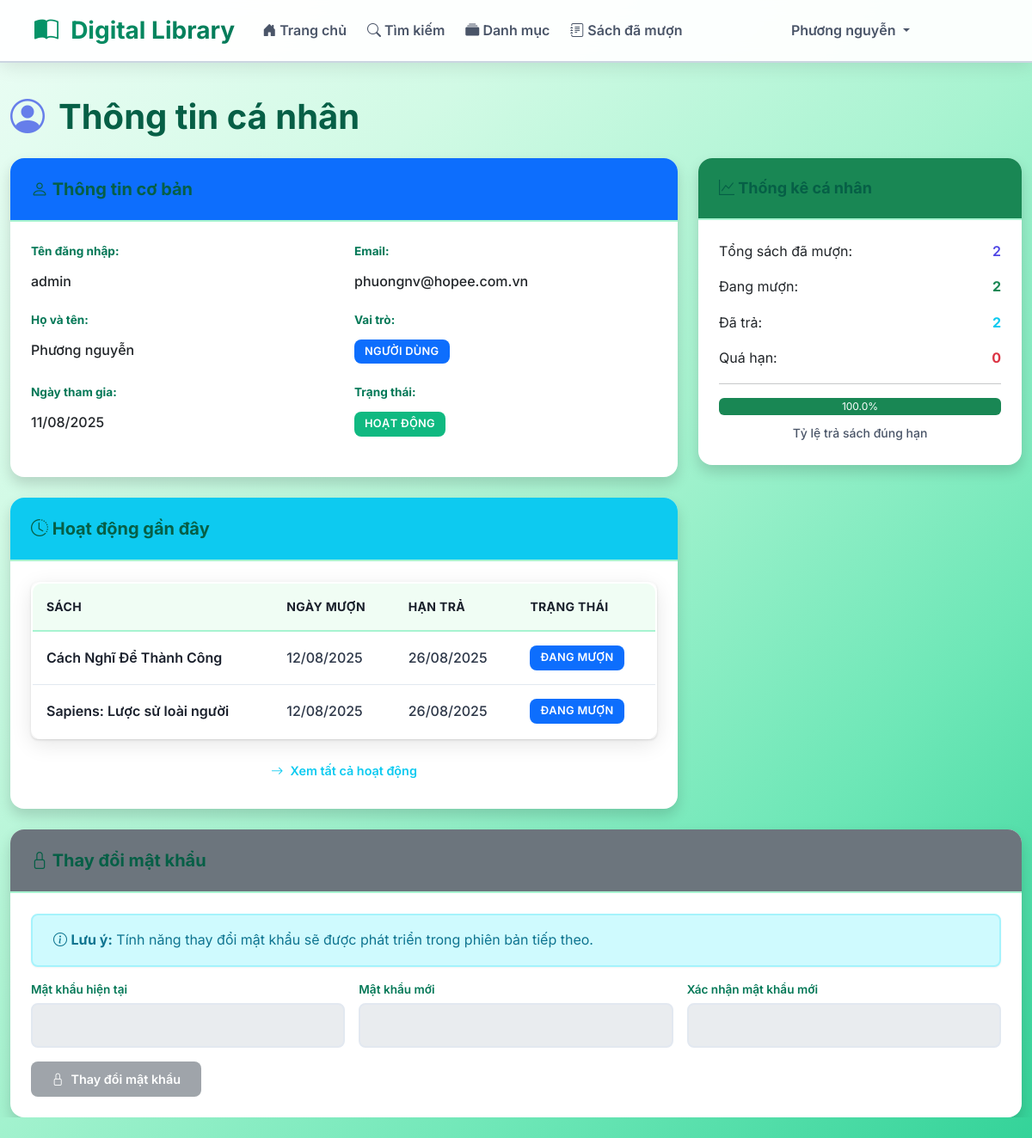
Screenshot of /profile (signed in) with the database file from the repository.
### app/models/user.py (models this page shows, shortened)
class User(UserMixin, db.Model):
    __tablename__ = 'users'
    id = db.Column(db.Integer, primary_key=True)
    username = db.Column(db.String(80), unique=True, nullable=False)
    email = db.Column(db.String(120), unique=True, nullable=False)
    password_hash = db.Column(db.String(255), nullable=False)
    full_name = db.Column(db.String(100), nullable=False)
    role = db.Column(db.String(20), default='user')
    is_active = db.Column(db.Boolean, default=True)
    created_at = db.Column(db.DateTime, default=datetime.utcnow)
    loans = db.relationship('Loan', back_populates='user')
    def is_admin(self):
        return self.role == 'admin'
    def is_librarian(self):
        return self.role in ['admin', 'librarian']

### app/models/loan.py (models this page shows, shortened)
class Loan(db.Model):
    __tablename__ = 'loans'
    id = db.Column(db.Integer, primary_key=True)
    user_id = db.Column(db.Integer, db.ForeignKey('users.id'), nullable=False)
    book_id = db.Column(db.Integer, db.ForeignKey('books.id'), nullable=False)
    loan_date = db.Column(db.DateTime, default=datetime.utcnow, nullable=False)
    due_date = db.Column(db.DateTime, nullable=False)
    return_date = db.Column(db.DateTime)
    status = db.Column(db.String(20), default='borrowed')  # borrowed, returned, overdue
    user = db.relationship('User', back_populates='loans')
    book = db.relationship('Book', back_populates='loans')

### app/models/book.py (models this page shows, shortened)
class Book(db.Model):
    __tablename__ = 'books'
    id = db.Column(db.Integer, primary_key=True)
    isbn = db.Column(db.String(20), unique=True, nullable=False)
    title = db.Column(db.String(200), nullable=False)
    author = db.Column(db.String(100), nullable=False)
    publisher = db.Column(db.String(100))
    publication_year = db.Column(db.Integer)
    category = db.Column(db.String(50))
    description = db.Column(db.Text)
    total_copies = db.Column(db.Integer, default=1)
    available_copies = db.Column(db.Integer, default=1)  # Giữ lại để tương thích
    location = db.Column(db.String(100))
    is_active = db.Column(db.Boolean, default=True)
    created_at = db.Column(db.DateTime, default=datetime.utcnow)
    loans = db.relationship('Loan', back_populates='book')

### app/routes/auth.py (the view)
@auth_bp.route('/profile')
@login_required
def profile():
    from app.models.loan import Loan
    from datetime import datetime
    overdue_count = Loan.query.filter(
        Loan.user_id == current_user.id,
        Loan.status == 'borrowed',
        Loan.due_date < datetime.now()
    ).count()
    return render_template('auth/profile.html', overdue_count=overdue_count)

### app/models/user.py (called while the page is built)
@login_manager.user_loader
def load_user(user_id):
    return User.query.get(int(user_id))

### app/templates/auth/profile.html (shortened to what this page needs)
{% extends "base.html" %}
{% block content %}
<div class="row">
    <div class="col-12">
        <h1 class="h2 mb-4 search-page-title">
            <i class="bi bi-person-circle"></i> Thông tin cá nhân
        </h1>
    </div>
</div>
<div class="row">
    <div class="col-lg-8">
        <div class="card shadow mb-4">
            <div class="card-header bg-primary text-white">
                <h5 class="mb-0">
                    <i class="bi bi-person"></i> Thông tin cơ bản
                </h5>
            </div>
            <div class="card-body">
                <div class="row">
                    <div class="col-md-6 mb-3">
                        <label class="form-label fw-bold">Tên đăng nhập:</label>
                        <p class="form-control-plaintext">{{ current_user.username }}</p>
                    </div>
                    <div class="col-md-6 mb-3">
                        <label class="form-label fw-bold">Email:</label>
                        <p class="form-control-plaintext">{{ current_user.email }}</p>
                    </div>
                </div>
                <div class="row">
                    <div class="col-md-6 mb-3">
                        <label class="form-label fw-bold">Họ và tên:</label>
                        <p class="form-control-plaintext">{{ current_user.full_name }}</p>
                    </div>
                    <div class="col-md-6 mb-3">
                        <label class="form-label fw-bold">Vai trò:</label>
                        <p class="form-control-plaintext">
                            {% if current_user.role == 'admin' %}
                                <span class="badge bg-danger">Quản trị viên</span>
                            {% elif current_user.role == 'librarian' %}
                                <span class="badge bg-warning">Thủ thư</span>
                            {% else %}
                                <span class="badge bg-primary">Người dùng</span>
                            {% endif %}
                        </p>
                    </div>
                </div>
                <div class="row">
                    <div class="col-md-6 mb-3">
                        <label class="form-label fw-bold">Ngày tham gia:</label>
                        <p class="form-control-plaintext">{{ current_user.created_at.strftime('%d/%m/%Y') if current_user.created_at else 'N/A' }}</p>
                    </div>
                    <div class="col-md-6 mb-3">
                        <label class="form-label fw-bold">Trạng thái:</label>
                        <p class="form-control-plaintext">
                            {% if current_user.is_active %}
                                <span class="badge bg-success">Hoạt động</span>
                            {% else %}
                                <span class="badge bg-danger">Vô hiệu hóa</span>
                            {% endif %}
                        </p>
                    </div>
                </div>
            </div>
        </div>
        <div class="card shadow">
            <div class="card-header bg-info text-white">
                <h5 class="mb-0">
                    <i class="bi bi-clock-history"></i> Hoạt động gần đây
                </h5>
            </div>
            <div class="card-body">
                {% if current_user.loans %}
                    {% set recent_loans = current_user.loans|sort(attribute='loan_date', reverse=true) %}
                    <div class="table-responsive">
                        <table class="table table-hover">
                            <thead>
                                <tr>
                                    <th>Sách</th>
                                    <th>Ngày mượn</th>
                                    <th>Hạn trả</th>
                                    <th>Trạng thái</th>
                                </tr>
                            </thead>
                            <tbody>
                                {% for loan in recent_loans[:5] %}
                                <tr>
                                    <td>
                                        <a href="{{ url_for('books.book_detail', book_id=loan.book.id) }}" class="text-decoration-none">
                                            {{ loan.book.title }}
                                        </a>
                                    </td>
                                    <td>{{ loan.loan_date.strftime('%d/%m/%Y') if loan.loan_date else 'N/A' }}</td>
                                    <td>{{ loan.due_date.strftime('%d/%m/%Y') if loan.due_date else 'N/A' }}</td>
                                    <td>
                                        <span class="badge {% if loan.return_date is none %}bg-primary{% else %}bg-success{% endif %}">
                                            {% if loan.return_date is none %}Đang mượn{% else %}Đã trả{% endif %}
                                        </span>
                                    </td>
                                </tr>
                                {% endfor %}
                            </tbody>
                        </table>
                    </div>
                    <div class="text-center mt-3">
                        <a href="{{ url_for('loans.my_loans') }}" class="btn btn-outline-info">
                            <i class="bi bi-arrow-right"></i> Xem tất cả hoạt động
                        </a>
                    </div>
                {% else %}
                    <p class="text-muted text-center mb-0">Chưa có hoạt động nào</p>
                {% endif %}
            </div>
        </div>
    </div>
    <div class="col-lg-4">
        <div class="card shadow mb-4">
            <div class="card-header bg-success text-white">
                <h6 class="mb-0">
                    <i class="bi bi-graph-up"></i> Thống kê cá nhân
                </h6>
            </div>
            <div class="card-body">
                <div class="d-flex justify-content-between align-items-center mb-3">
                    <span>Tổng sách đã mượn:</span>
                    <strong class="text-primary">{{ current_user.loans|length if current_user.loans else 0 }}</strong>
                </div>
                <div class="d-flex justify-content-between align-items-center mb-3">
                    <span>Đang mượn:</span>
                    <strong class="text-success">{{ current_user.loans|selectattr('return_date', 'none')|list|length if current_user.loans else 0 }}</strong>
                </div>
                <div class="d-flex justify-content-between align-items-center mb-3">
                    <span>Đã trả:</span>
                    <strong class="text-info">{{ current_user.loans|selectattr('return_date', 'defined')|list|length if current_user.loans else 0 }}</strong>
                </div>
                <div class="d-flex justify-content-between align-items-center mb-3">
                    <span>Quá hạn:</span>
                    <strong class="text-danger">{{ overdue_count }}</strong>
                </div>
                <hr>
                <div class="text-center">
                    <div class="progress mb-2" style="height: 20px;">
                        {% set total_loans = current_user.loans|length if current_user.loans else 0 %}
                        {% set returned_loans = current_user.loans|selectattr('return_date', 'defined')|list|length if current_user.loans else 0 %}
                        {% if total_loans > 0 %}
                            {% set return_rate = (returned_loans / total_loans * 100)|round %}
                        {% else %}
                            {% set return_rate = 0 %}
                        {% endif %}
                        <div class="progress-bar bg-success" style="width: {{ return_rate }}%">
                            {{ return_rate }}%
                        </div>
                    </div>
                    <small class="text-muted">Tỷ lệ trả sách đúng hạn</small>
                </div>
            </div>
        </div>
    </div>
</div>
<div class="row mt-4">
    <div class="col-12">
        <div class="card shadow">
            <div class="card-header bg-secondary text-white">
                <h5 class="mb-0">
                    <i class="bi bi-lock"></i> Thay đổi mật khẩu
                </h5>
            </div>
            <div class="card-body">
                <div class="alert alert-info">
                    <i class="bi bi-info-circle"></i>
                    <strong>Lưu ý:</strong> Tính năng thay đổi mật khẩu sẽ được phát triển trong phiên bản tiếp theo.
                </div>
                <form class="row g-3">
                    <div class="col-md-4">
                        <label for="current_password" class="form-label">Mật khẩu hiện tại</label>
                        <input type="password" class="form-control" id="current_password" disabled>
                    </div>
                    <div class="col-md-4">
                        <label for="new_password" class="form-label">Mật khẩu mới</label>
                        <input type="password" class="form-control" id="new_password" disabled>
                    </div>
                    <div class="col-md-4">
                        <label for="confirm_new_password" class="form-label">Xác nhận mật khẩu mới</label>
                        <input type="password" class="form-control" id="confirm_new_password" disabled>
                    </div>
                    <div class="col-12">
                        <button type="submit" class="btn btn-secondary" disabled>
                            <i class="bi bi-lock"></i> Thay đổi mật khẩu
                        </button>
                    </div>
                </form>
            </div>
        </div>
    </div>
</div>
{% endblock %}

### app/templates/base.html (shortened to what this page needs)
<!DOCTYPE html>
<html lang="vi">
<head>
    <link href="https://cdn.jsdelivr.net/npm/bootstrap@5.3.0/dist/css/bootstrap.min.css" rel="stylesheet">
    <link href="https://cdn.jsdelivr.net/npm/bootstrap-icons@1.10.0/font/bootstrap-icons.css" rel="stylesheet">
    <link rel="stylesheet" href="{{ url_for('static', filename='css/style.css') }}">
</head>
<body>
    <nav class="navbar navbar-expand-lg navbar-light fixed-top">
        <div class="container">
            <a class="navbar-brand me-4" href="{{ url_for('books.index') }}">
                <i class="bi bi-book-half text-primary"></i>
                <span class="ms-2 fw-bold">Digital Library</span>
            </a>
            <div class="collapse navbar-collapse justify-content-center" id="navbarNav">
                <ul class="navbar-nav mx-auto">
                    <li class="nav-item">
                        <a class="nav-link {% if request.endpoint == 'books.index' %}active{% endif %}" href="{{ url_for('books.index') }}">
                            <i class="bi bi-house-door-fill"></i> Trang chủ
                        </a>
                    </li>
                    <li class="nav-item">
                        <a class="nav-link {% if request.endpoint == 'books.search' %}active{% endif %}" href="{{ url_for('books.search') }}">
                            <i class="bi bi-search"></i> Tìm kiếm
                        </a>
                    </li>
                    <li class="nav-item">
                        <a class="nav-link {% if request.endpoint == 'books.categories' %}active{% endif %}" href="{{ url_for('books.categories') }}">
                            <i class="bi bi-collection-fill"></i> Danh mục
                        </a>
                    </li>
                    {% if current_user.is_authenticated %}
                        <li class="nav-item">
                            <a class="nav-link {% if request.endpoint == 'loans.my_loans' %}active{% endif %}" href="{{ url_for('loans.my_loans') }}">
                                <i class="bi bi-journal-text"></i> Sách đã mượn
                            </a>
                        </li>
                    {% endif %}
                </ul>
                <ul class="navbar-nav ms-auto">
                    {% if current_user.is_authenticated %}
                        <li class="nav-item dropdown">
                            <a class="nav-link dropdown-toggle" href="#" role="button" data-bs-toggle="dropdown" aria-expanded="false">
                                 {{ current_user.full_name }}
                            </a>
                        </li>
                    {% endif %}
                </ul>
            </div>
        </div>
    </nav>
    <main class="container my-4" style="margin-top: 6rem !important;">
        {% block content %}{% endblock %}
    </main>
</body>
</html>

### rows the page displays
User: full_name "Phương nguyễn", username "admin", email "phuongnv@hopee.com.vn", created_at "11/08/2025"
Loan: book "Cách Nghĩ Để Thành Công", loan_date "12/08/2025", due_date "26/08/2025", shows "ĐANG MƯỢN"
Loan: book "Sapiens: Lược sử loài người", loan_date "12/08/2025", due_date "26/08/2025", shows "ĐANG MƯỢN"

### other values shown
{{ current_user.loans|length if current_user.loans else 0 }} "2"
{{ overdue_count }} "0"
{{ return_rate }} "100.0"
